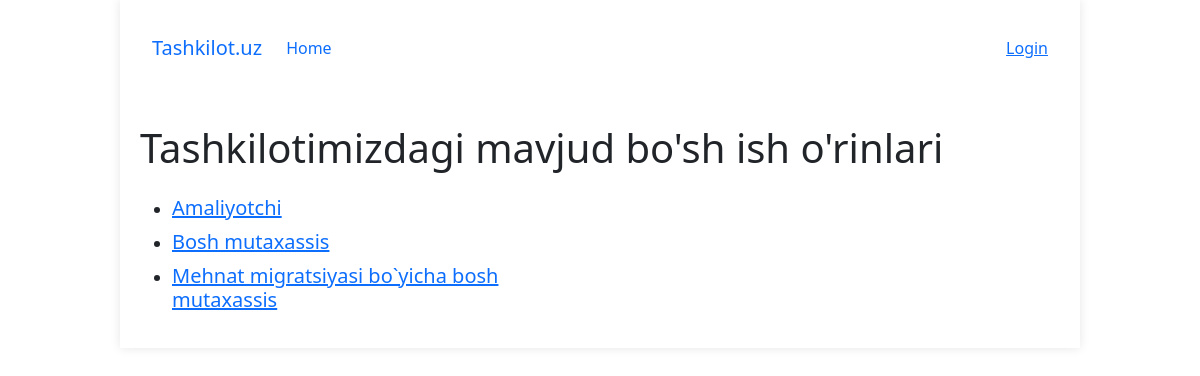
The page / on the database its author committed.
### users/models.py (models this page shows, shortened)
class Vacancy(models.Model):
    STYLES = (
        ('FL', "To'liq Band"),
        ('PT', "Yarim Band"),
        ('RT', "Masofaviy"),
    )
    name = models.CharField(max_length=255)
    style = models.CharField(max_length=5, choices=STYLES, default='FL')
    created_at = models.DateTimeField(auto_now_add=True)
    end_at = models.DateField(default=timezone.now().date() + timedelta(days=10))
    qualification = models.TextField()
    job_duties = models.TextField()
    opportunities = models.TextField()
    active = models.BooleanField(default=True)

### users/views.py (the view)
# urls.py: path('', VacancyView.as_view(), name='home'),
class VacancyView(View):
    def get(self, request):
        vacancies = Vacancy.objects.filter(active=True).order_by('-created_at')
        user = request.user
        if user.is_authenticated and user.is_kadr:
            vacancies = Vacancy.objects.all().order_by('-created_at')
        return render(request, 'home.html', {'vacancies': vacancies})

### users/templates/home.html
{% extends 'base.html' %}
{% block content %}
    <h1 class="mt-5">Tashkilotimizdagi mavjud bo'sh ish o'rinlari</h1>
    <div class="row">
        <div class="col-6 mt-3">
            <ul>
                {% for vacancy in vacancies %}
                    <li>
                        <a href="{% url 'users:detail' vacancy.id %}">
                          <h3>{{ vacancy.name }}</h3>
                        </a>
                    </li>
                {% endfor %}
            </ul>
        </div>
    </div>
{% endblock content %}

### static/style.css (style rules this page uses)
h3 { margin-bottom: 10px; font-size: 20px; }

### rows shown on the page
Vacancy: name "Amaliyotchi"
Vacancy: name "Bosh mutaхassis"
Vacancy: name "Mehnat migratsiyasi bo`yicha bosh mutaхassis"
